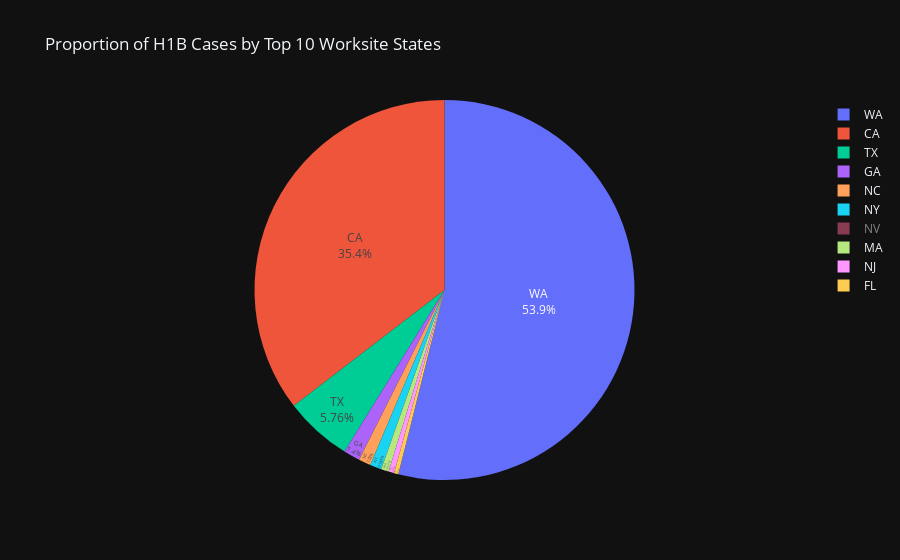
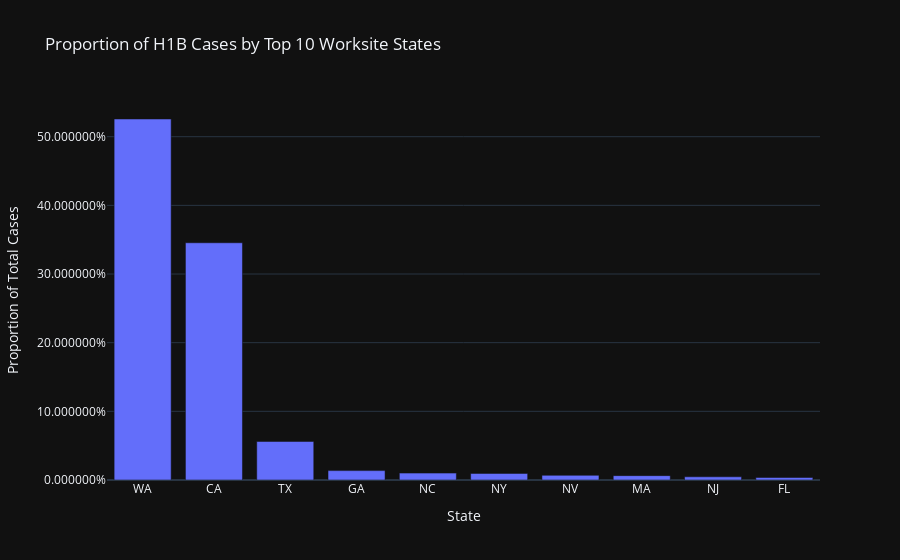

Notebook code for these charts, in order:
### Code cell
import plotly.express as px

df_visa_res = df_visa.reset_index()
top_states = df_visa_res.groupby("worksite_state")['ticker'].count().nlargest(10)

# Step 2: Calculate total cases and proportions
total_cases = df_visa_res['ticker'].count()
top_states_proportions = top_states / total_cases
top_states_proportions = top_states_proportions.reset_index()
top_states_proportions.columns = ['worksite_state', 'proportion']

# Step 3: Create a pie chart
fig = px.pie(top_states_proportions, values='proportion', names='worksite_state', title='Proportion of H1B Cases by Top 10 Worksite States')
fig.update_traces(textposition='inside', textinfo='percent+label')
fig.show()

# Or create a bar chart
fig = px.bar(top_states_proportions, x='worksite_state', y='proportion',
             title='Proportion of H1B Cases by Top 10 Worksite States',
             labels={'proportion': 'Proportion of Total Cases', 'worksite_state': 'State'})
fig.update_layout(yaxis_tickformat='%', xaxis_title="State", yaxis_title="Proportion of Total Cases")
fig.show()

### Figure 1 — Plotly figure (JSON) as saved in the notebook; plotly's stock layout.template omitted (floating-point values rounded to 4 significant figures)
{"data": [{"domain": {"x": [0, 1], "y": [0, 1]}, "hovertemplate": "worksite_state=%{label}<br>proportion=%{value}<extra></extra>", "labels": ["WA", "CA", "TX", "GA", "NC", "NY", "NV", "MA", "NJ", "FL"], "legendgroup": "", "name": "", "showlegend": true, "textinfo": "percent+label", "textposition": "inside", "type": "pie", "values": [0.5258, 0.3455, 0.05617, 0.01366, 0.01004, 0.009605, 0.006808, 0.006348, 0.004651, 0.003625]}], "layout": {"autosize": true, "hiddenlabels": ["NV"], "legend": {"tracegroupgap": 0}, "title": {"text": "Proportion of H1B Cases by Top 10 Worksite States"}}}

### Figure 2 — Plotly figure (JSON) as saved in the notebook; plotly's stock layout.template omitted (floating-point values rounded to 4 significant figures)
{"data": [{"alignmentgroup": "True", "hovertemplate": "State=%{x}<br>Proportion of Total Cases=%{y}<extra></extra>", "legendgroup": "", "marker": {"color": "#636efa", "pattern": {"shape": ""}}, "name": "", "offsetgroup": "", "orientation": "v", "showlegend": false, "textposition": "auto", "type": "bar", "x": ["WA", "CA", "TX", "GA", "NC", "NY", "NV", "MA", "NJ", "FL"], "xaxis": "x", "y": [0.5258, 0.3455, 0.05617, 0.01366, 0.01004, 0.009605, 0.006808, 0.006348, 0.004651, 0.003625], "yaxis": "y"}], "layout": {"autosize": true, "barmode": "relative", "legend": {"tracegroupgap": 0}, "title": {"text": "Proportion of H1B Cases by Top 10 Worksite States"}, "xaxis": {"anchor": "y", "autorange": true, "domain": [0, 1], "range": [-0.5, 9.5], "title": {"text": "State"}, "type": "category"}, "yaxis": {"anchor": "x", "autorange": true, "domain": [0, 1], "range": [0, 0.5535], "tickformat": "%", "title": {"text": "Proportion of Total Cases"}, "type": "linear"}}}
